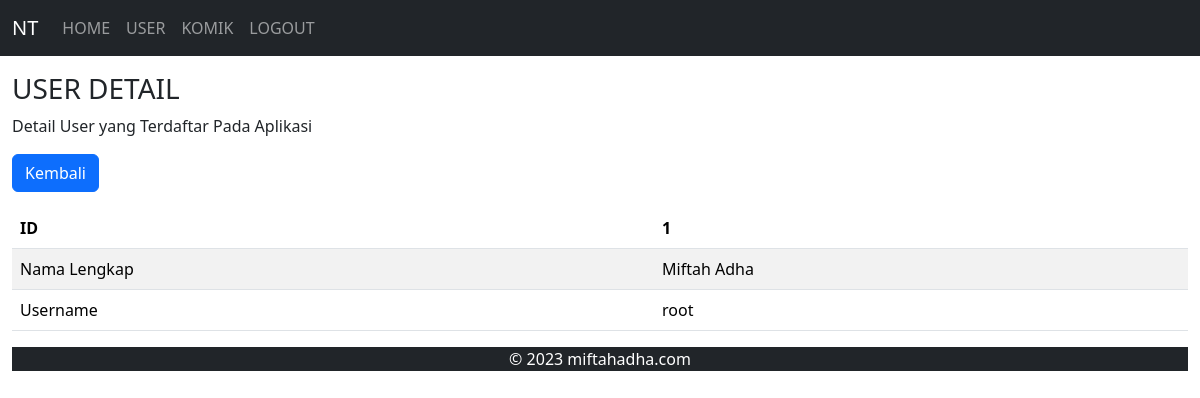
Page /admin/user-detail.php?id=1 on the committed database.
### tables this page shows
CREATE TABLE `user` (
  `id` int(11) NOT NULL,
  `namadepan` varchar(50) NOT NULL,
  `namabelakang` varchar(50) NOT NULL,
  `username` varchar(50) NOT NULL,
  `password` varchar(300) NOT NULL
);

### admin/user-detail.php (the view, shortened to what this page needs)
<?php
include("header.php");
include("../koneksi.php");
?>
<div class="container-fluid mt-3">
  <h3>USER DETAIL</h3>
  <p>Detail User yang Terdaftar Pada Aplikasi</p>
  <a class="btn btn-primary mb-3" href="user.php">Kembali</a>
<?php
    $id=0;
    if (isset($_GET["id"])) {
        $id = $_GET["id"];
        $id = mysqli_real_escape_string($conn, $id);
    }
    $sql = "SELECT * FROM user WHERE id=$id";
    $result = mysqli_query($conn,$sql);
    if (mysqli_num_rows($result) > 0){
        $row = mysqli_fetch_assoc($result);
        $id = $row["id"];
        $namaDepan = $row["namadepan"];
        $namaBelakang = $row["namabelakang"];
        $uname = $row["username"];
    } else {
        $id = "";
        $namaDepan = "";
        $namaBelakang = "";
        $uname = "";
    }
?>
  <table id="tableku" class="table table-striped table-hover mb-3">
    <thead>
      <tr>
        <th>ID</th>
        <th><?= $id?></th>
      </tr>
    </thead>
    <tbody>
        <tr>
            <td>Nama Lengkap</td>
            <td><?= $namaDepan?> <?= $namaBelakang?></td>
        </tr>
        <tr>
            <td>Username</td>
            <td><?= $uname?></td>
        </tr>
    </tbody>
  </table>
  <?php
include("footer.php");
?>
</body>
</html>

### rows in the picture
user: id "1", namadepan "Miftah", namabelakang "Adha", username "root"
